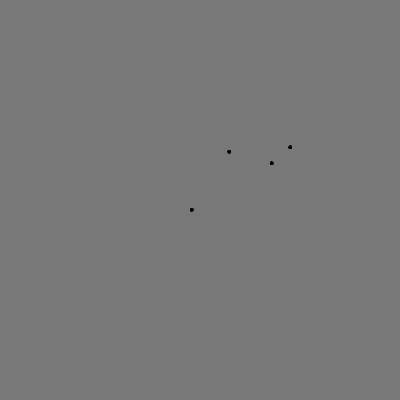
Frame 1 (no input)
Frame 2 (the mouse pressed at the canvas centre, redrawn once): identical to frame 1, image omitted

The Processing sketch that drew this single still picture (run headless with seeded random() and noise(); the mouse was pressed at the canvas centre and the sketch redrawn once):

// Processing sketch: hatching
// ── hatching.pde
ArrayList<PVector> nodeList = new ArrayList<PVector>();
IntList startNodes = new IntList();

class Edge
{
  PVector[] nodes;
  // Constructor
  Edge(PVector a, PVector b)
  {
    nodes = new PVector[] {a, b};
  }
}

ArrayList<Edge> EdgeList = new ArrayList<Edge>();

int N = 4; //No. of players

void setup()
{
  size(400,400);
  smooth();
  for(int i = 0; i < N; i++){
    nodeList.add(new PVector(random(width*.25, width*.75), random(height*.25, height*.75)));
    //startNodes.append(i);
  }
  noLoop();
  background(120);
  fill(0);
  //Starting nodes
  for(int i = 0; i < nodeList.size(); i++)
  {
    ellipse(nodeList.get(i).x, nodeList.get(i).y, 3, 3);  
    //println(startNodes.get(i));
  }
}

void draw()
{
    
}
